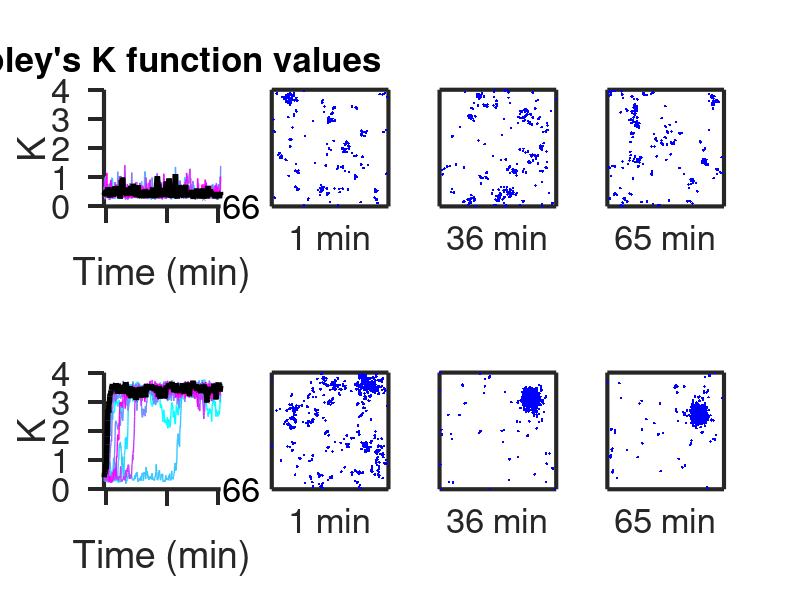

This figure's MATLAB source:
% Here we plotted Ripley's K function values calculated from the simulations 
% with 3000 initially uniformly distributed cytosolic Cdc42-GDP and 70 Bem1-GEF.

load('FigureData/FigureS2A.mat')
seeds = 10;
% Color map for the plots
cmap = cool(seeds);
% Time in the unit of minutes
time = (0:10:4000)/60;
figure('units','pixels','position',[300 300 1200 600]); 
for j = 1:seeds
    subplot(2,4,1); hold on
    % Plot time series of K
    plot(time,K(j,:),'color',cmap(j, :),'linewidth',1)
end
ylim([0,4])
xlim([0,Inf])
xlabel('Time (min)')
ylabel('K')
axis square
set(gca,'fontsize',25)
set(gca,'linewidth',3)
set(gca,'TickDir','out');
xticks([1,36,65])
set(gca,'xticklabel',[])
text(68,0,'66','fontsize',25)
title('Ripley''s K function values','fontsize',25,'position',[35,4.4])
set(gca,'TickLength',[0.08, 0.01])

% Mark one line of K in black and plot its snapshots of Cdc42-GTP
plot(time,K(1,:),'color','k','linewidth',4)
L = 8.8623; % domain length
subplot(2,4,2)
plot(x_1,y_1,'b.')
xticks([]); yticks([]); ylim([0,L]); xlim([0,L]); axis square;
xlabel('1 min','fontsize',25)
set(gca,'linewidth',3)

subplot(2,4,3)
plot(x_2,y_2,'b.')
xticks([]); yticks([]); ylim([0,L]); xlim([0,L]); axis square;
xlabel('36 min','fontsize',25)
set(gca,'linewidth',3)

subplot(2,4,4)
plot(x_3,y_3,'b.')
xticks([]); yticks([]); ylim([0,L]); xlim([0,L]); axis square;
xlabel('65 min','fontsize',25)
set(gca,'linewidth',3)

% Here we plotted Ripley's K function values calculated from the simulations 
% with 3000 initially uniformly distributed cytosolic Cdc42-GDP and 120 Bem1-GEF.
load('FigureData/FigureS2B.mat')
seeds = 10;
% Color map for the plots
cmap = cool(seeds);
% Time in the unit of minutes
time = (0:10:4000)/60;
for j = 1:seeds
    subplot(2,4,5); hold on
    % Plot time series of K
    plot(time,K(j,:),'color',cmap(j, :),'linewidth',1)
end
ylim([0,4])
xlim([0,Inf])
xticks([1,36,65])
xlabel('Time (min)')
ylabel('K')
axis square
set(gca,'fontsize',25)
set(gca,'linewidth',3)
set(gca,'TickDir','out');
xticks([1,36,65])
set(gca,'xticklabel',[])
text(68,0,'66','fontsize',25)
set(gca,'TickLength',[0.08, 0.01])

% Mark one line of K in black and plot its snapshots of Cdc42-GTP
plot(time,K(9,:),'color','k','linewidth',4)
L = 8.8623; % domain length
ax1=subplot(2,4,6);
plot(x_1,y_1,'b.')
xticks([]); yticks([]); ylim([0,L]); xlim([0,L]); axis square;
set(gca,'linewidth',3)
xlabel('1 min','fontsize',25)

ax2=subplot(2,4,7);
plot(x_2,y_2,'b.')
xticks([]); yticks([]); ylim([0,L]); xlim([0,L]); axis square;
set(gca,'linewidth',3)
xlabel('36 min','fontsize',25)

ax3=subplot(2,4,8);
plot(x_3,y_3,'b.')
xticks([]); yticks([]); ylim([0,L]); xlim([0,L]); axis square;
set(gca,'linewidth',3)
xlabel('65 min','fontsize',25)

